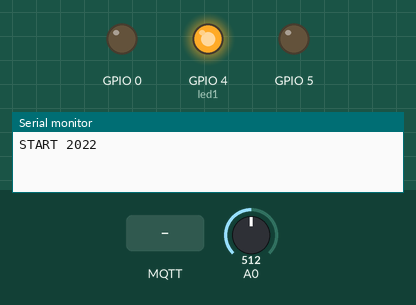
This sketch was run on a simulated ESP8266 (NodeMCU). Shown: output pins drawn as LEDs (lit = HIGH), the last lines printed to the serial monitor. The inputs (shaded band) are chosen by the test bench; at power-on: A0 = 512. WiFi joins after 1.5 s; servers stay silent unless stated; no MQTT or app messages arrive unless stated.

Above: at 0.1 s.
At 3.7 s:
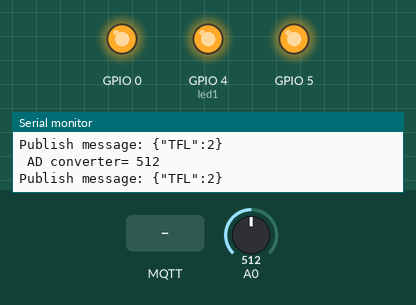
3.8 s: MQTT message "1" arrives on the first subscribed topic
6.0 s: MQTT message "on" arrives on the first subscribed topic
8.0 s: MQTT message "off" arrives on the first subscribed topic
Timing chart, 0 to 11.0 s (numbered marks = the images above; inputs shaded):
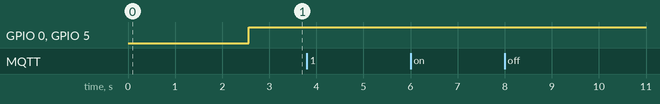

The sketch:

esp8266_mqtt_tfl_ref.ino
```cpp
//////////////////////////////////////////////////
///////// MQTT ESP8266 TEST 2022 03 21
//////////////////////////////////////////////////


#include <ESP8266WiFi.h>
#include <PubSubClient.h>
#include "ArduinoJson.h"

#define led1 4

#define PWMRANGE 255

// Update these with values suitable for your VM.
//#define MQTT_ID  "ESP8266_2022_31"
#define MQTT_ID  "Fun_ESP"  //random this id
const char* mqtt_server = "172.16.4.194";
#define intopic  "esp_in"
#define outtopic  "esp_out"


void connect(void);
int print_AD(void);
void setup_wifi(void);
void callback(char* topic, byte* payload, unsigned int length);


// Update these with values suitable for your network.
const char* ssid = "SOURCE";
const char* password = "Pelle!23";


WiFiClient espClient;
PubSubClient client(espClient);

DynamicJsonDocument doc(100);

////////////////////////////////////////////////////////////////////// setup start
void setup() {

  Serial.begin(115200);

  pinMode(led1, OUTPUT);  // Initialize pin
  digitalWrite(led1, 1);

  pinMode(5, OUTPUT);
  pinMode(4, OUTPUT);
  pinMode(0, OUTPUT);


  Serial.println("START 2022");

  delay(1000);


  setup_wifi();                               // init Wifi
  client.setServer(mqtt_server, 1883);        // set server IP and port number
  client.setCallback(callback);               // define receive callback

  connect();                                  // connect to mqtt server


}
///////////////////////////////////////////////////////////////////////   setup end

///////////////////////////////////////////////////////////////////////   loop start

void loop()
{

  if (!client.connected()) {  connect();  }  // reconnect if needed

  while(1)

    {
      client.loop();

      int sum=analogRead(A0);
      digitalWrite(5, HIGH);
      digitalWrite(4, HIGH);
      digitalWrite(0, HIGH);

      Serial.print(" AD converter= ");  Serial.println(sum);

      char msg1[50]="{\"TFL\":1}";
      char msg2[50]="{\"TFL\":2}";
      char msg3[50]="{\"TFL\":3}";
      char msg4[50]="{\"TFL\":4}";

      Serial.print("Publish message: ");

      if (sum < 300){
        Serial.println(msg1);
        //send/publish
        client.publish(outtopic, msg1);
      } else if (sum >= 300 && sum < 600 ){
        Serial.println(msg2);
        //send/publish
        client.publish(outtopic, msg2);
      } else if (sum >= 600){
        Serial.println(msg3);
        //send/publish
        client.publish(outtopic, msg3);
      }


      delay(1000);

    }  ////         while end
}  /////////////////////////////////////////////////////////////         LOOP END

////////////////////////////////////////////////////////////////         setup WIFI
void setup_wifi()
{

  delay(10);
  // We start by connecting to a WiFi network
  Serial.println();
  Serial.print("Connecting to ");
  Serial.println(ssid);

  WiFi.begin(ssid, password);

  while (WiFi.status() != WL_CONNECTED)
    {
      delay(500);
      Serial.print(".");
    }

  Serial.println("");
  Serial.println("WiFi connected");
  Serial.println("IP address: ");
  Serial.println(WiFi.localIP());                       ////////   Print IP number
}///////////////////////////////////////////////////////////////   setup WIFI end


/////////////////////////////////////////////////////////////// callback when message arrive
void callback(char* topic, byte* payload, unsigned int length)
{

  Serial.print("Message arrived :");
  char tp[30];
  snprintf(tp,length,"%s", payload);
  Serial.println(tp);


   parse_msg(payload);


}


///////////////////////////////////////////////////////////////////  connect to MQTT broker
void connect() {
  // Loop until we're reconnected
  while (!client.connected()) {
    Serial.print("Attempting MQTT connection...");
    // Attempt to connect
    if (client.connect(MQTT_ID)) {
      Serial.println("connected to MQTT broker");
      client.subscribe(intopic);
    } else {
      Serial.print("failed, rc=");
      Serial.print(client.state());
      Serial.println(" try again in 5 seconds");
      // Wait 5 seconds before retrying
      delay(5000);
    }
  }
}


void parse_msg(uint8_t *data)                                               // parse message
{
    Serial.println("Parsing start: ");

    DeserializationError error = deserializeJson(doc, data);                // parse json message

    if (error) {                                                            // Test if parsing succeeds.
                  Serial.print(F("deserializeJson() failed: "));
                  Serial.println(error.f_str());
                  return;
                }

    JsonObject root = doc.as<JsonObject>();                                 //

    String com;                                                             // (JSON) name ( =command)
    double val;                                                             // (JSON) value

    for (JsonPair kv : root)
      {
             com=(kv.key().c_str());
             val=kv.value().as<double>();
       }

    Serial.print(" (Json pair/name):");Serial.print(com);Serial.print(" (json pair/value):");Serial.println(val);


} // end parse message
```
